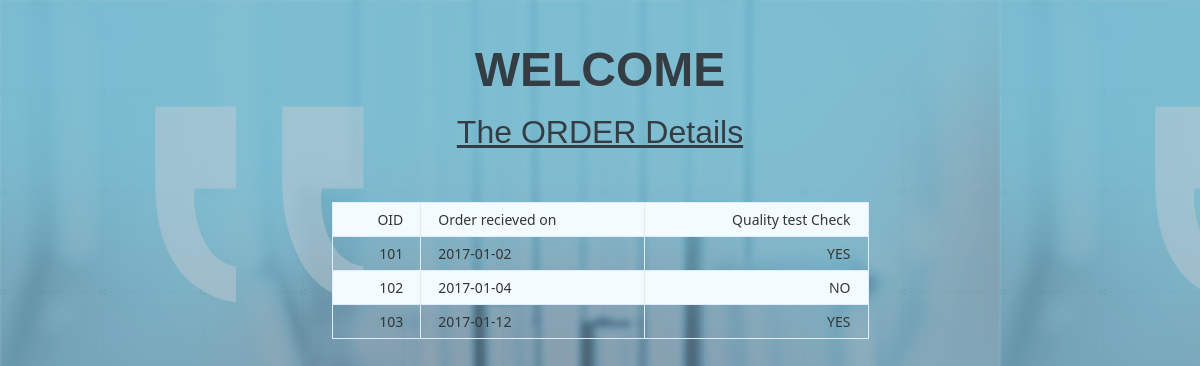
The page /Olist.php on the database its author committed.
### tables this page shows
CREATE TABLE `olist` (
  `Oid` mediumint(3) NOT NULL,
  `Rdate` date NOT NULL,
  `qtest` varchar(11) NOT NULL
);

### Olist.php (the view, shortened to what this page needs)
<?php
$conn= mysqli_connect("127.0.0.1:3307", "root", "bala123", "fashion_loft");
$result = mysqli_query($conn, "SELECT * FROM olist");
$row=mysqli_fetch_assoc($result);
?>
<html>
<head>
	</head>
<body background="bg.png">
<table class="data-table">
<center> <b><br><h1><font size="8">WELCOME</font></h1></br></b></center>
<center> <font size="6"><u>The ORDER Details</u></font><br> </br></center>
<br></br>
<tr>
<td> OID </td>
<td> Order recieved on </td>
<td> Quality test Check </td>
</tr>
<?php
do
{
	echo "<tr>";
	echo "<td>".$row['Oid']."</td>";
	echo "<td>".$row['Rdate']."</td>";
	echo "<td>".$row['qtest']."</td>";
	echo "</tr>";
}while($row=mysqli_fetch_assoc($result));
?>

### Olist.php (style rules this page uses)
body { font-size: 15px; color: #343d44; font-family: "segoe-ui", "open-sans", tahoma, arial; padding: 0; margin: 0; }
table { margin: auto; font-family: "Lucida Sans Unicode", "Lucida Grande", "Segoe Ui"; font-size: 12px; }
h1 { margin: 25px auto 0; text-align: center; text-transform: uppercase; font-size: 17px; }
table td { transition: all .5s; }
.data-table { border-collapse: collapse; font-size: 14px; min-width: 537px; }
.data-table th, .data-table td { border: 1px solid #e1edff; padding: 7px 17px; }
.data-table tbody td { color: #353535; }
.data-table tbody td:first-child, .data-table tbody td:nth-child(4), .data-table tbody td:last-child { text-align: right; }
.data-table tbody tr:nth-child(odd) td { background-color: #f4fbff; }

### rows shown on the page
olist: Oid "101", Rdate "2017-01-02", qtest "YES"
olist: Oid "102", Rdate "2017-01-04", qtest "NO"
olist: Oid "103", Rdate "2017-01-12", qtest "YES"
